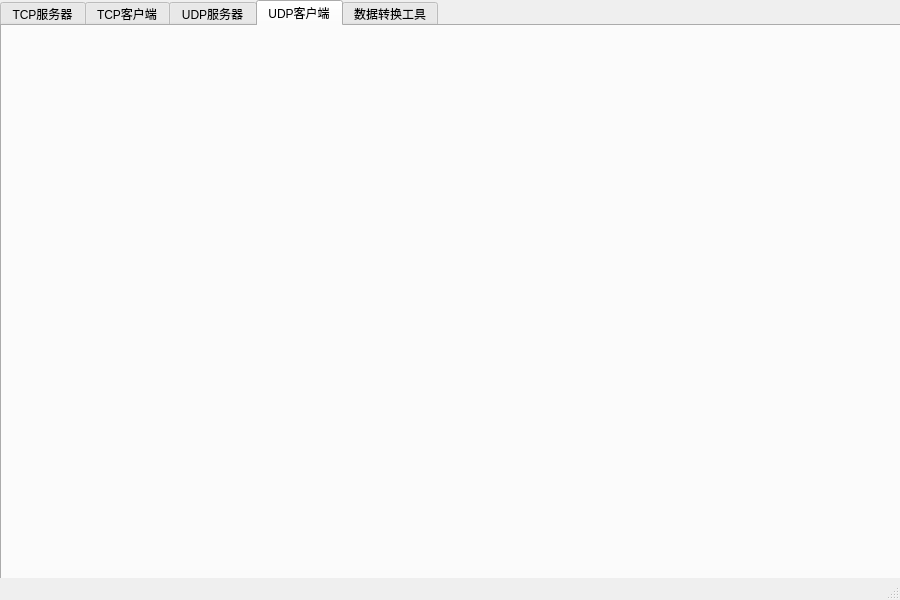
<?xml version="1.0" encoding="UTF-8"?>
<ui version="4.0">
 <class>MainWidget</class>
 <widget class="QMainWindow" name="MainWidget">
  <property name="geometry">
   <rect>
    <x>0</x>
    <y>0</y>
    <width>900</width>
    <height>600</height>
   </rect>
  </property>
  <property name="windowTitle">
   <string>TCP/UDP协议网络调试助手 v0.1</string>
  </property>
  <property name="windowIcon">
   <iconset resource="images.qrc">
    <normaloff>:/new/prefix1/images/logo.ico</normaloff>:/new/prefix1/images/logo.ico</iconset>
  </property>
  <widget class="QWidget" name="centralwidget">
   <widget class="QTabWidget" name="tabWidget">
    <property name="geometry">
     <rect>
      <x>0</x>
      <y>0</y>
      <width>961</width>
      <height>880</height>
     </rect>
    </property>
    <property name="currentIndex">
     <number>3</number>
    </property>
    <widget class="FormTcpServer" name="tab_TCPServer">
     <attribute name="icon">
      <iconset resource="images.qrc">
       <normaloff>:/new/prefix1/images/server.ico</normaloff>:/new/prefix1/images/server.ico</iconset>
     </attribute>
     <attribute name="title">
      <string>TCP服务器</string>
     </attribute>
    </widget>
    <widget class="FormTcpClient" name="tab_TCPClient">
     <attribute name="icon">
      <iconset resource="images.qrc">
       <normaloff>:/new/prefix1/images/client.ico</normaloff>:/new/prefix1/images/client.ico</iconset>
     </attribute>
     <attribute name="title">
      <string>TCP客户端</string>
     </attribute>
    </widget>
    <widget class="FormUdpServer" name="tab_UDPServer">
     <attribute name="icon">
      <iconset resource="images.qrc">
       <normaloff>:/new/prefix1/images/server.ico</normaloff>:/new/prefix1/images/server.ico</iconset>
     </attribute>
     <attribute name="title">
      <string>UDP服务器</string>
     </attribute>
    </widget>
    <widget class="FormUdpClient" name="tab_UDPClient">
     <attribute name="icon">
      <iconset resource="images.qrc">
       <normaloff>:/new/prefix1/images/client.ico</normaloff>:/new/prefix1/images/client.ico</iconset>
     </attribute>
     <attribute name="title">
      <string>UDP客户端</string>
     </attribute>
    </widget>
    <widget class="QWidget" name="tab_DataExchange">
     <attribute name="icon">
      <iconset resource="images.qrc">
       <normaloff>:/new/prefix1/images/sendmsg.ico</normaloff>:/new/prefix1/images/sendmsg.ico</iconset>
     </attribute>
     <attribute name="title">
      <string>数据转换工具</string>
     </attribute>
    </widget>
   </widget>
  </widget>
  <widget class="QMenuBar" name="menubar">
   <property name="geometry">
    <rect>
     <x>0</x>
     <y>0</y>
     <width>900</width>
     <height>18</height>
    </rect>
   </property>
  </widget>
  <widget class="QStatusBar" name="statusbar"/>
 </widget>
 <customwidgets>
  <customwidget>
   <class>FormTcpServer</class>
   <extends>QWidget</extends>
   <header>formtcpserver.h</header>
   <container>1</container>
  </customwidget>
  <customwidget>
   <class>FormTcpClient</class>
   <extends>QWidget</extends>
   <header>formtcpclient.h</header>
   <container>1</container>
  </customwidget>
  <customwidget>
   <class>FormUdpServer</class>
   <extends>QWidget</extends>
   <header>formudpserver.h</header>
   <container>1</container>
  </customwidget>
  <customwidget>
   <class>FormUdpClient</class>
   <extends>QWidget</extends>
   <header>formudpclient.h</header>
   <container>1</container>
  </customwidget>
 </customwidgets>
 <resources>
  <include location="images.qrc"/>
 </resources>
 <connections/>
</ui>
